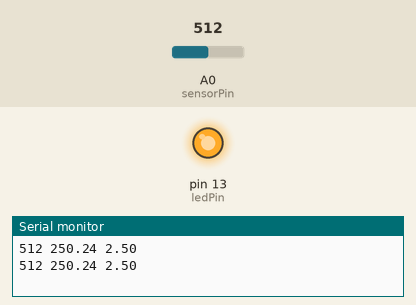
Recording of a sketch running on a simulated Arduino Uno, built with avr-gcc and run on an emulated ATmega328P. On the bench: output pins drawn as LEDs (lit = HIGH), the last lines printed to the serial monitor. Inputs (shaded band) come from the test bench; at power-on: A0 (sensorPin) = 512.

Above: at 1.8 s.
1.9 s: A0 (sensorPin) set to 220
3.4 s: A0 (sensorPin) set to 192
At 4.5 s:
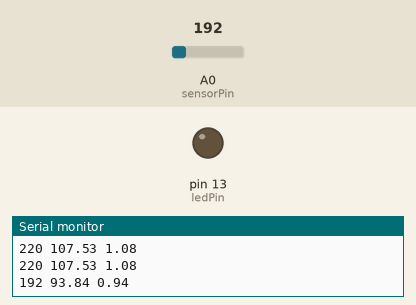
5.5 s: A0 (sensorPin) set to 306
At 7.2 s:
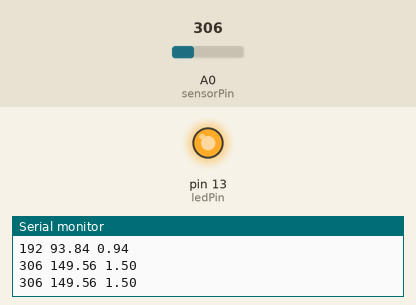
7.5 s: A0 (sensorPin) set to 122
At 8.9 s:
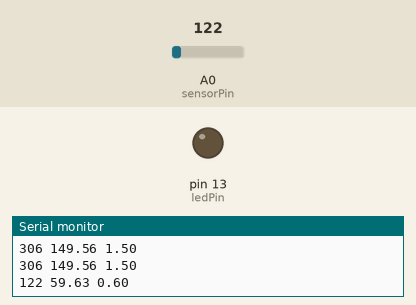
Timing chart, 0 to 10.5 s (numbered marks = the images above; inputs shaded):
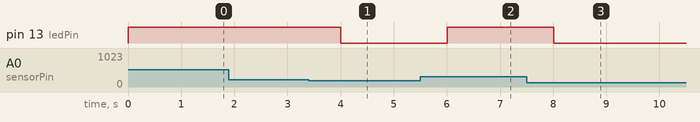

Measured:
- the behaviour switches between 205 and 204 on A0 (sensorPin) (found by bisection; images 0 and 1)
- after the input at 3.4 s, pin 13 (ledPin): HIGH → LOW after 0.61 s
- after the input at 5.5 s, pin 13 (ledPin): LOW → HIGH after 0.51 s
- after the input at 7.5 s, pin 13 (ledPin): HIGH → LOW after 0.51 s

The sketch:

mq3_sensor_arduino.ino
```cpp
// Mendefinisikan pin yang digunakan
const int sensorPin = A0; // Pin sensor terhubung ke pin analog A0
const int ledPin = 13;    // LED indikator terhubung ke pin digital 13

void setup() {
  Serial.begin(9600);     // Memulai komunikasi serial dengan baudrate 9600
  pinMode(ledPin, OUTPUT);// Mengatur pin LED sebagai output
}

void loop() {
  int sensorValue = analogRead(sensorPin); // Membaca nilai analog dari sensor
  float voltage = sensorValue * (5.0 / 1023.0); // Mengkonversi nilai analog menjadi tegangan (0-5V)
  // float alcoholPPM = map(voltage, 0.0, 5.0, 0, 500); // Menghitung konsentrasi alkohol (dalam ppm)

  float alcoholPPM = (voltage/5.0)*500;


  // Serial.print("Sensor Value: ");
  // Serial.println(sensorValue); // Mencetak konsentrasi alkohol ke Serial Monitor
  // Serial.println();
  // Serial.print("Alkohol PPM: ");
  // Serial.println(alcoholPPM); // Mencetak konsentrasi alkohol ke Serial Monitor
  // Serial.println();
  // Serial.print("Voltage: ");
  // Serial.println(voltage); // Mencetak konsentrasi alkohol ke Serial Monitor
  // Serial.println();

  // Mengirim data :

  Serial.print(sensorValue);
  Serial.print(" ");
  Serial.print(alcoholPPM);
  Serial.print(" ");
  Serial.print(voltage);
  Serial.print("\n");


  // Mengaktifkan LED jika konsentrasi alkohol melebihi batas tertentu
  if (alcoholPPM > 100) {
    digitalWrite(ledPin, HIGH);
  } else {
    digitalWrite(ledPin, LOW);
  }

  delay(1000); // Delay untuk menghindari pembacaan yang terlalu cepat
}
```
